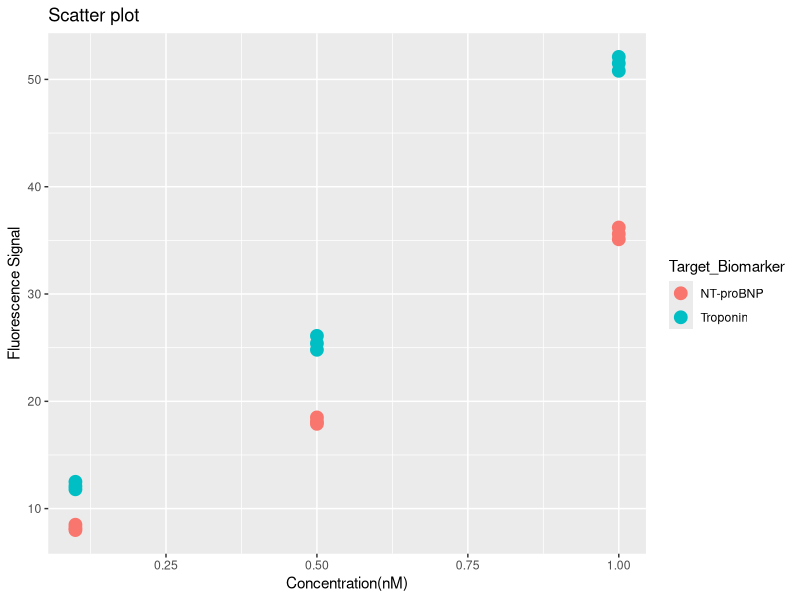
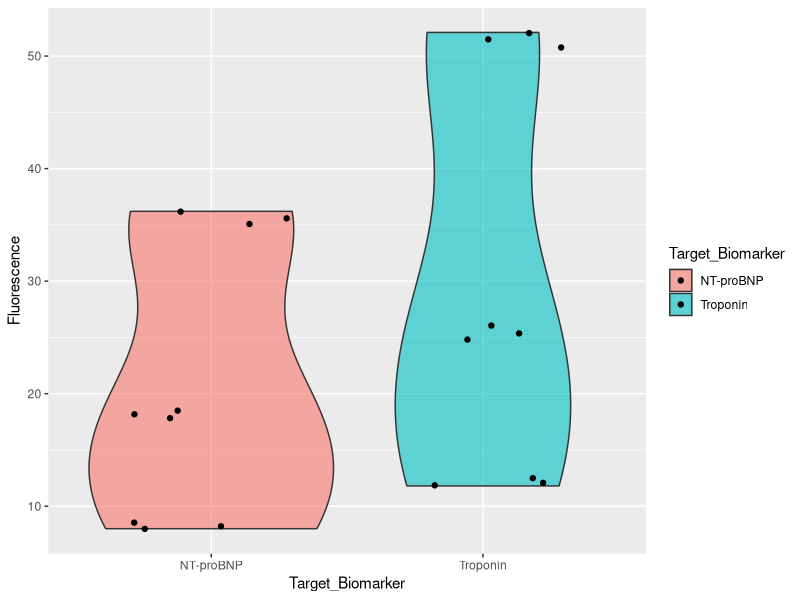
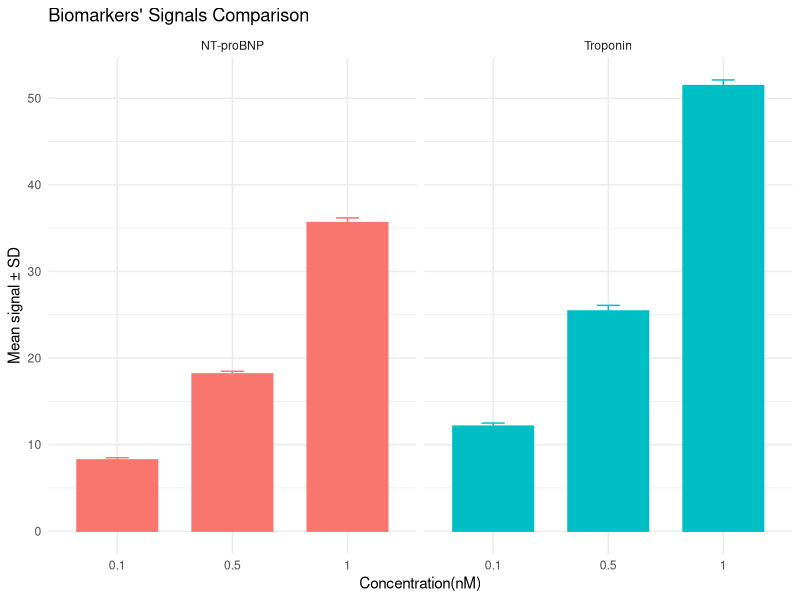
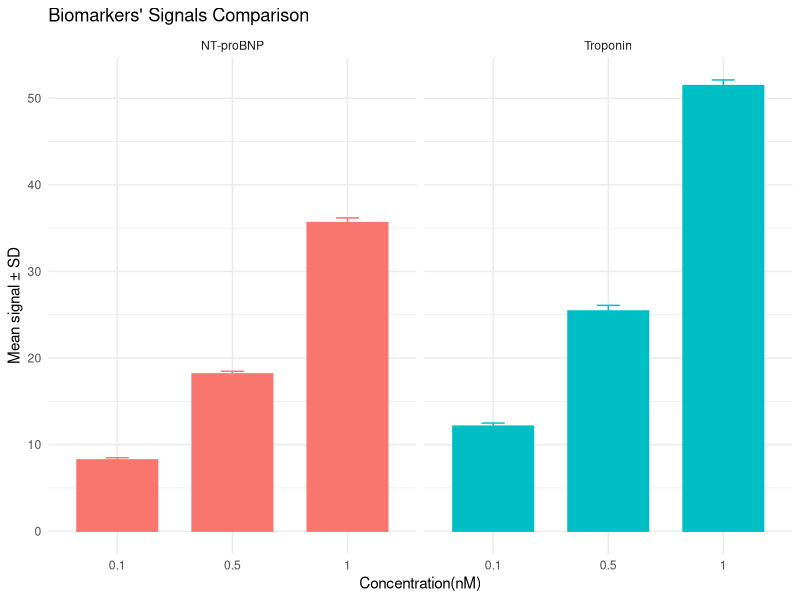

These charts were generated, in order, by the following R code:
# Description : Reshapes and merges biosensor metadata with raw fluorescence data. Computes summary statistics (%CV, Mean, SD) and generates publication-ready plots (Scatter plot, Violin plot, and Faceted  Bar chart with error bars) using ggplot2, exporting to high-res PNG.
#_____________________________________

library(tidyverse)


samples_df <- data.frame(
  Sample_ID = paste0("S", 1:6),
  Target_Biomarker = c("Troponin", "Troponin", "Troponin", "NT-proBNP", "NT-proBNP", "NT-proBNP"),
  Concentration_nM = c(0.1, 0.5, 1.0, 0.1, 0.5, 1.0)
)

readings_df <- data.frame(
  Sample_ID = paste0("S", 1:6),
  Rep1 = c(12.1, 25.4, 52.1, 8.2, 18.1, 35.6),
  Rep2 = c(11.8, 26.1, 50.8, 8.5, 17.9, 36.2),
  Rep3 = c(12.5, 24.8, 51.5, 8.0, 18.5, 35.1)
)


readings_long <- readings_df %>% pivot_longer(cols = c(Rep1 , Rep2, Rep3), names_to = "Replicate_Num", values_to = "Fluorescence")

combined_df <- samples_df %>% left_join(readings_long, by = "Sample_ID")


combined_df<- combined_df %>% mutate( Normalized_Signal = Fluorescence/Concentration_nM)


data_summary <- combined_df %>% group_by(Target_Biomarker, Concentration_nM) %>% summarise(Mean_Signal = mean(Fluorescence), SD_signal = sd (Fluorescence), Mean_Normalized = mean(Normalized_Signal), CV_Percent = (SD_signal/Mean_Signal)*100, .groups = "drop")
print(data_summary)

plot1 <- ggplot(data = combined_df, aes(x = Concentration_nM, y = Fluorescence, color = Target_Biomarker)) +  geom_point ( size = 4) + labs(title = "Scatter plot", x = "Concentration(nM)", y = "Fluorescence Signal")
print (plot1)

plot2 <- ggplot(data = combined_df, aes(x = Target_Biomarker, y = Fluorescence, fill = Target_Biomarker)) + geom_violin(alpha = 0.6) + geom_jitter(width = 0.3)
print(plot2)

plot3 <- ggplot(data = data_summary, aes(x = factor(Concentration_nM), y = Mean_Signal, color = Target_Biomarker, fill = Target_Biomarker)) + geom_col(position = "dodge", width = 0.7) + geom_errorbar(aes(ymin = Mean_Signal - SD_signal, ymax = Mean_Signal + SD_signal), position = position_dodge(width = 0.7), width = 0.2)+
facet_wrap(~ Target_Biomarker) + labs(title = "Biomarkers' Signals Comparison", x = "Concentration(nM)", y = "Mean signal ± SD")+ theme_minimal() + theme(legend.position = "none")
print(plot3)

ggsave("Biosensor_performance_plot.png", width = 8, height = 6, dpi = 300)
